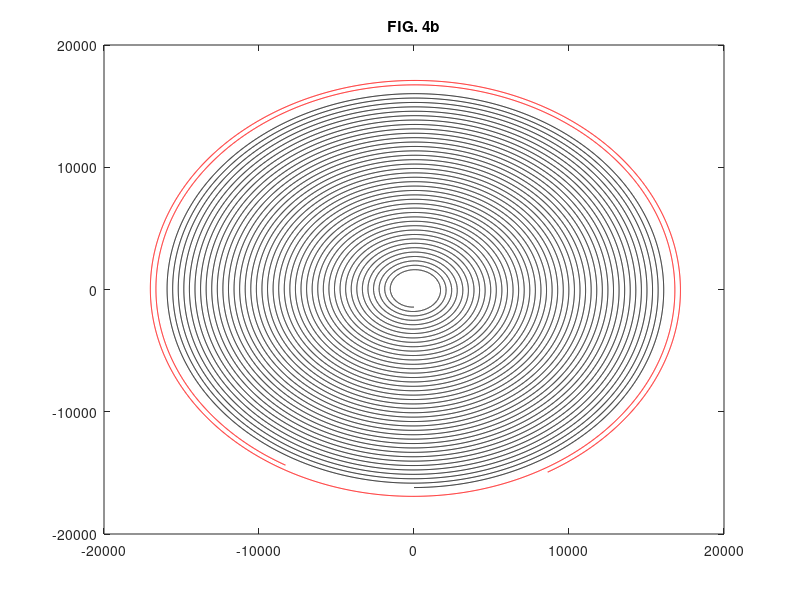

This chart was generated by the following MATLAB code:
% 17 June 2009
% Archemedian Spiral with a value of s as a function of wire-thickness
% for the primary winding:
tp = 16590:00.1:17250; % 660 degrees, n=1.75. 
xp = -tp.*sin(pi/180*tp);
yp = -tp.*cos(pi/180*tp);
% for the secondary winding:
ts = 1440:00.1:16200; % 14580 degrees, n=40.
xs = -ts.*sin(pi/180*ts);
ys = -ts.*cos(pi/180*ts);
plot(xp,yp,'r-',xs,ys,'k')
title('FIG. 4b')
% playground
%subplot(211), plot(t,x,'c:')
%ylabel('X')
%title('A Spiral?')
%
%subplot(212), plot(t,y,'Color',[1 0.5 0],'linestyle','-.')
%ylabel('Y')
%title('It Doesn''t Look Like a Spiral...')
%xlabel('Angle, Degrees')
%	Or we could look at multiple plots on a single set of axes:
%clf
%plot(t,x,'go',t,y,'r--')
%title('Still Doesn''t Look Like a Spiral...')
%xlabel('Angle, Degrees')
%
%END OF FILE
